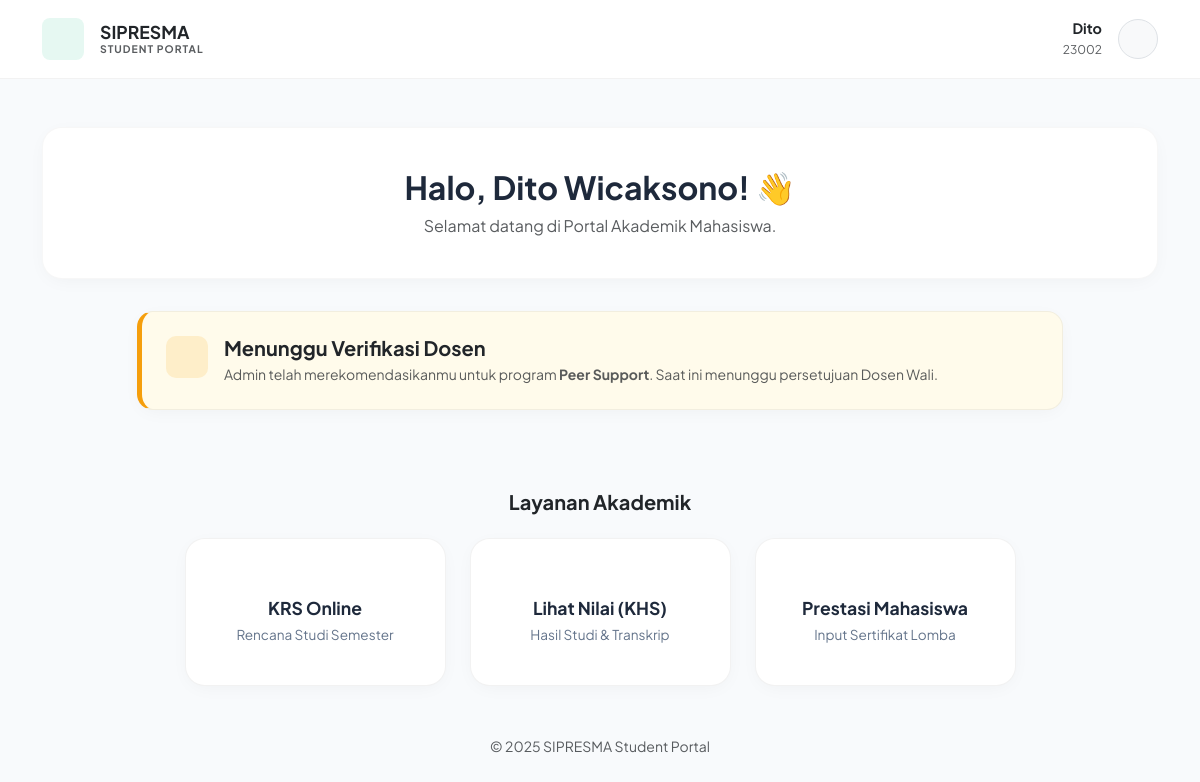
Page /dashboard/welcome_mhs.php (signed in) on the committed database.
### tables this page shows
CREATE TABLE `mahasiswa` (
  `nim` varchar(20) NOT NULL,
  `id_user` int(11) NOT NULL,
  `id_prodi` int(11) NOT NULL,
  `dosen_wali` varchar(20) DEFAULT NULL,
  `nama_lengkap` varchar(100) NOT NULL,
  `angkatan` year(4) NOT NULL,
  `ipk_terakhir` decimal(3,2) DEFAULT 0.00,
  `sks_tempuh` int(11) DEFAULT 0,
  `status_akademik` enum('aktif','cuti','do','lulus') DEFAULT 'aktif'
);

### dashboard/welcome_mhs.php (the view, shortened to what this page needs)
<?php
include '../config/koneksi.php';
$username = $_SESSION['username'];
$query_mhs = mysqli_query($koneksi, "SELECT nim, nama_lengkap FROM mahasiswa
                                     JOIN user ON mahasiswa.id_user = user.id_user
                                     WHERE user.username = '$username'");
$data_mhs = mysqli_fetch_assoc($query_mhs);
if ($data_mhs) {
    $nim_saya = $data_mhs['nim'];
    $nama_saya = $data_mhs['nama_lengkap'];
    $nama_depan = explode(' ', trim($nama_saya))[0];
} else {
    echo "Data mahasiswa tidak ditemukan. Hubungi Admin.";
    exit();
}
?>
<!DOCTYPE html>
<html lang="id">
<head>
    <link href="https://cdn.jsdelivr.net/npm/bootstrap@5.3.0/dist/css/bootstrap.min.css" rel="stylesheet">
</head>
<body>
    <nav class="navbar navbar-expand-lg navbar-clean mb-5">
        <div class="container">
            <a class="navbar-brand d-flex align-items-center gap-3" href="#">
                <div class="logo-box">
                </div>
                <div style="line-height: 1.2;">
                    <h5 class="fw-bold mb-0 text-dark" style="font-size: 1.1rem;">SIPRESMA</h5>
                    <small class="text-muted fw-bold" style="font-size: 0.65rem; letter-spacing: 1px; display: block;">
                        STUDENT PORTAL
                    </small>
                </div>
            </a>
            <div class="d-flex align-items-center gap-3">
                <div class="d-none d-md-block text-end" style="line-height: 1.2;">
                    <span class="fw-bold d-block text-dark" style="font-size: 0.9rem;">
                        <?php echo $nama_depan; ?>
                    </span>
                    <small class="text-muted" style="font-size: 0.75rem;">
                        <?php echo $nim_saya; ?>
                    </small>
                </div>
                <div class="dropdown">
                    <a href="#" class="d-flex align-items-center text-decoration-none" data-bs-toggle="dropdown">
                        <div class="bg-light rounded-circle border p-1 d-flex align-items-center justify-content-center" style="width: 40px; height: 40px;">
                        </div>
                    </a>
                </div>
            </div>
        </div>
    </nav>
    <div class="container">
        <div class="welcome-card">
            <div class="welcome-content">
                <h2 class="fw-bold mb-2">Halo, <?php echo $nama_saya; ?>! 👋</h2>
                <p class="text-muted mb-0">Selamat datang di Portal Akademik Mahasiswa.</p>
            </div>
        </div>
        <div class="row justify-content-center mb-5">
            <div class="col-lg-10">
                <?php
                $q_cek = mysqli_query($koneksi, "SELECT * FROM peer_support
                                                 WHERE (mentee_nim = '$nim_saya' OR mentor_nim = '$nim_saya')
                                                 AND status != 'ditolak'");
                $data_ps = mysqli_fetch_assoc($q_cek);
                if ($data_ps) {
                    if ($data_ps['status'] == 'menunggu_dosen') {
                        echo '
                        <div class="alert-custom alert-pending">
                            <div class="alert-icon-box bg-icon-pending">
                                <iconify-icon icon="solar:hourglass-line-bold"></iconify-icon>
                            </div>
                            <div>
                                <h5 class="fw-bold text-dark mb-1">Menunggu Verifikasi Dosen</h5>
                                <p class="text-muted small mb-0">
                                    Admin telah merekomendasikanmu untuk program <strong>Peer Support</strong>.
                                    Saat ini menunggu persetujuan Dosen Wali.
                                </p>
                            </div>
                        </div>';
                    } else if ($data_ps['status'] == 'aktif') {
                        echo '
                        <div class="alert-custom alert-active">
                            <div class="alert-icon-box bg-icon-active">
                                <iconify-icon icon="solar:check-circle-bold"></iconify-icon>
                            </div>
                            <div>
                                <h5 class="fw-bold text-dark mb-1">Peer Support Aktif! 🎉</h5>
                                <p class="text-success small mb-0 fw-semibold">
                                    Selamat! Program mentoringmu telah disetujui.
                                </p>
                                <p class="text-muted small mb-0 mt-1">
                                    Silakan hubungi partner belajarmu dan mulai kegiatan mentoring di kampus.
                                </p>
                            </div>
                        </div>';
                    }
                }
                ?>
            </div>
        </div>
        <h5 class="fw-bold mb-4 text-center text-dark">Layanan Akademik</h5>
        <div class="row g-4 justify-content-center">
            <div class="col-md-4 col-lg-3">
                <a href="../krs/index.php" class="menu-grid-btn">
                    <span class="menu-label">KRS Online</span>
                    <span class="menu-desc">Rencana Studi Semester</span>
                </a>
            </div>
            <div class="col-md-4 col-lg-3">
                <a href="../khs/index.php" class="menu-grid-btn">
                    <span class="menu-label">Lihat Nilai (KHS)</span>
                    <span class="menu-desc">Hasil Studi & Transkrip</span>
                </a>
            </div>
            <div class="col-md-4 col-lg-3">
                <a href="../prestasi/index.php" class="menu-grid-btn">
                    <span class="menu-label">Prestasi Mahasiswa</span>
                    <span class="menu-desc">Input Sertifikat Lomba</span>
                </a>
            </div>
        </div>
        <div class="text-center mt-5 mb-5">
            <small class="text-muted">© 2025 SIPRESMA Student Portal</small>
        </div>
    </div>
</body>
</html>

### dashboard/welcome_mhs.php (style rules this page uses)
:root { --primary: #10b981; --bg-body: #f8fafc; --text-main: #1e293b; --text-muted: #64748b; --card-shadow: 0 4px 20px -5px rgba(0,0,0,0.05); }
body { font-family: 'Plus Jakarta Sans', sans-serif; background-color: var(--bg-body); color: var(--text-main); padding-bottom: 3rem; min-height: 100vh; }
.navbar-clean { background: white; border-bottom: 1px solid rgba(0,0,0,0.05); padding: 0.8rem 0; position: sticky; top: 0; z-index: 100; }
.logo-box { background: rgba(16, 185, 129, 0.1); color: #10b981; width: 42px; height: 42px; border-radius: 8px; display: flex; align-items: center; justify-content: center; }
.welcome-card { background: white; border-radius: 20px; padding: 2.5rem; text-align: center; box-shadow: var(--card-shadow); margin-bottom: 2rem; border: 1px solid rgba(0,0,0,0.03); }
.alert-custom { border: 1px solid rgba(0,0,0,0.05); border-radius: 16px; padding: 1.5rem; display: flex; align-items: flex-start; gap: 1rem; margin-bottom: 2rem; box-shadow: var(--card-shadow); }
.alert-pending { background: #fffbeb; border-left: 5px solid #f59e0b; }
.alert-icon-box { width: 42px; height: 42px; border-radius: 10px; display: flex; align-items: center; justify-content: center; font-size: 1.5rem; flex-shrink: 0; }
.bg-icon-pending { background: rgba(245, 158, 11, 0.15); color: #b45309; }
.menu-grid-btn { display: flex; flex-direction: column; align-items: center; justify-content: center; background: white; padding: 2.5rem 1.5rem; border-radius: 20px; text-decoration: none; color: var(--text-main); border: 1px solid rgba(0,0,0,0.05); transition: all 0.3s cubic-bezier(0.4, 0, 0.2, 1); height: 100%; box-shadow: var(--card-shadow); }
.menu-label { font-weight: 700; font-size: 1.1rem; margin-bottom: 0.2rem; }
.menu-desc { font-size: 0.85rem; color: var(--text-muted); }

### rows in the picture
mahasiswa: nama_lengkap "Dito", nim "23002", nama_lengkap "Dito Wicaksono"
